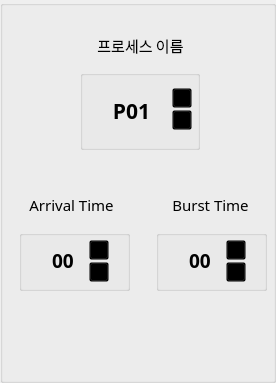
             <widget class="QGroupBox" name="gb_add">
              <property name="font">
               <font>
                <family>LINE Seed Sans KR</family>
                <pointsize>11</pointsize>
               </font>
              </property>
              <property name="cursor">
               <cursorShape>ArrowCursor</cursorShape>
              </property>
              <property name="title">
               <string/>
              </property>
              <property name="checkable">
               <bool>false</bool>
              </property>
              <widget class="QLabel" name="label_4">
               <property name="geometry">
                <rect>
                 <x>90</x>
                 <y>30</y>
                 <width>101</width>
                 <height>31</height>
                </rect>
               </property>
               <property name="font">
                <font>
                 <family>LINE Seed Sans KR</family>
                </font>
               </property>
               <property name="layoutDirection">
                <enum>Qt::LeftToRight</enum>
               </property>
               <property name="text">
                <string>프로세스 이름</string>
               </property>
               <property name="alignment">
                <set>Qt::AlignCenter</set>
               </property>
              </widget>
              <widget class="QPushButton" name="pb_savep">
               <property name="geometry">
                <rect>
                 <x>30</x>
                 <y>340</y>
                 <width>101</width>
                 <height>34</height>
                </rect>
               </property>
               <property name="font">
                <font>
                 <family>LINE Seed Sans KR</family>
                 <pointsize>10</pointsize>
                 <weight>50</weight>
                 <bold>false</bold>
                </font>
               </property>
               <property name="cursor">
                <cursorShape>PointingHandCursor</cursorShape>
               </property>
               <property name="toolTip">
                <string>&lt;html&gt;&lt;head/&gt;&lt;body&gt;&lt;p&gt;작성한 프로세스 정보를 추가합니다.&lt;/p&gt;&lt;/body&gt;&lt;/html&gt;</string>
               </property>
               <property name="text">
                <string/>
               </property>
               <property name="icon">
                <iconset>
                 <normaloff>logo/plus.png</normaloff>logo/plus.png</iconset>
               </property>
               <property name="iconSize">
                <size>
                 <width>30</width>
                 <height>30</height>
                </size>
               </property>
               <property name="flat">
                <bool>true</bool>
               </property>
              </widget>
              <widget class="QPushButton" name="pb_resetp">
               <property name="geometry">
                <rect>
                 <x>150</x>
                 <y>340</y>
                 <width>112</width>
                 <height>34</height>
                </rect>
               </property>
               <property name="font">
                <font>
                 <family>LINE Seed Sans KR</family>
                 <pointsize>10</pointsize>
                </font>
               </property>
               <property name="cursor">
                <cursorShape>PointingHandCursor</cursorShape>
               </property>
               <property name="toolTip">
                <string>&lt;html&gt;&lt;head/&gt;&lt;body&gt;&lt;p&gt;작성중인 프로세스 정보를 초기화합니다.&lt;/p&gt;&lt;/body&gt;&lt;/html&gt;</string>
               </property>
               <property name="text">
                <string/>
               </property>
               <property name="icon">
                <iconset>
                 <normaloff>logo/minus.png</normaloff>logo/minus.png</iconset>
               </property>
               <property name="iconSize">
                <size>
                 <width>24</width>
                 <height>24</height>
                </size>
               </property>
               <property name="flat">
                <bool>true</bool>
               </property>
              </widget>
              <widget class="QGroupBox" name="groupBox_5">
               <property name="geometry">
                <rect>
                 <x>80</x>
                 <y>70</y>
                 <width>120</width>
                 <height>80</height>
                </rect>
               </property>
               <property name="toolTip">
                <string>&lt;html&gt;&lt;head/&gt;&lt;body&gt;&lt;p&gt;프로세스 이름을 설정합니다.&lt;/p&gt;&lt;/body&gt;&lt;/html&gt;</string>
               </property>
               <property name="styleSheet">
                <string notr="true">background-color: rgba(0, 0, 0, 0.0)</string>
               </property>
               <property name="title">
                <string/>
               </property>
               <widget class="QPushButton" name="pb_down1">
                <property name="geometry">
                 <rect>
                  <x>92</x>
                  <y>40</y>
                  <width>20</width>
                  <height>20</height>
                 </rect>
                </property>
                <property name="styleSheet">
                 <string notr="true">background-color: rgba(0, 0, 0, 0.0)</string>
                </property>
                <property name="text">
                 <string/>
                </property>
                <property name="icon">
                 <iconset>
                  <normaloff>logo/down.png</normaloff>logo/down.png</iconset>
                </property>
                <property name="iconSize">
                 <size>
                  <width>20</width>
                  <height>20</height>
                 </size>
                </property>
                <property name="autoRepeat">
                 <bool>true</bool>
                </property>
               </widget>
               <widget class="QPushButton" name="pb_up1">
                <property name="geometry">
                 <rect>
                  <x>92</x>
                  <y>18</y>
                  <width>20</width>
                  <height>20</height>
                 </rect>
                </property>
                <property name="styleSheet">
                 <string notr="true">background-color: rgba(0, 0, 0, 0.0)</string>
                </property>
                <property name="text">
                 <string/>
                </property>
                <property name="icon">
                 <iconset>
                  <normaloff>logo/up.png</normaloff>logo/up.png</iconset>
                </property>
                <property name="iconSize">
                 <size>
                  <width>20</width>
                  <height>20</height>
                 </size>
                </property>
                <property name="autoRepeat">
                 <bool>true</bool>
                </property>
               </widget>
               <widget class="QLabel" name="lb_add_process">
                <property name="geometry">
                 <rect>
                  <x>16</x>
                  <y>15</y>
                  <width>71</width>
                  <height>51</height>
                 </rect>
                </property>
                <property name="font">
                 <font>
                  <family>LINE Seed Sans Heavy</family>
                  <pointsize>16</pointsize>
                  <weight>75</weight>
                  <bold>true</bold>
                 </font>
                </property>
                <property name="text">
                 <string>P01</string>
                </property>
                <property name="alignment">
                 <set>Qt::AlignCenter</set>
                </property>
               </widget>
              </widget>
              <widget class="QLabel" name="label_6">
               <property name="geometry">
                <rect>
                 <x>19</x>
                 <y>185</y>
                 <width>105</width>
                 <height>41</height>
                </rect>
               </property>
               <property name="font">
                <font>
                 <family>LINE Seed Sans KR</family>
                </font>
               </property>
               <property name="layoutDirection">
                <enum>Qt::LeftToRight</enum>
               </property>
               <property name="text">
                <string>&lt;html&gt;&lt;head/&gt;&lt;body&gt;&lt;p&gt;Arrival Time&lt;/p&gt;&lt;/body&gt;&lt;/html&gt;</string>
               </property>
               <property name="textFormat">
                <enum>Qt::AutoText</enum>
               </property>
               <property name="alignment">
                <set>Qt::AlignCenter</set>
               </property>
              </widget>
              <widget class="QGroupBox" name="groupBox_6">
               <property name="geometry">
                <rect>
                 <x>19</x>
                 <y>230</y>
                 <width>111</width>
                 <height>61</height>
                </rect>
               </property>
               <property name="toolTip">
                <string>&lt;html&gt;&lt;head/&gt;&lt;body&gt;&lt;p&gt;프로세스의 Arrival Time을 설정합니다.&lt;/p&gt;&lt;/body&gt;&lt;/html&gt;</string>
               </property>
               <property name="styleSheet">
                <string notr="true">background-color: rgba(0, 0, 0, 0.0)</string>
               </property>
               <property name="title">
                <string/>
               </property>
               <widget class="QPushButton" name="pb_down2">
                <property name="geometry">
                 <rect>
                  <x>70</x>
                  <y>32</y>
                  <width>20</width>
                  <height>20</height>
                 </rect>
                </property>
                <property name="styleSheet">
                 <string notr="true">background-color: rgba(0, 0, 0, 0.0)</string>
                </property>
                <property name="text">
                 <string/>
                </property>
                <property name="icon">
                 <iconset>
                  <normaloff>logo/down.png</normaloff>logo/down.png</iconset>
                </property>
                <property name="iconSize">
                 <size>
                  <width>20</width>
                  <height>20</height>
                 </size>
                </property>
                <property name="autoRepeat">
                 <bool>true</bool>
                </property>
               </widget>
               <widget class="QPushButton" name="pb_up2">
                <property name="geometry">
                 <rect>
                  <x>70</x>
                  <y>10</y>
                  <width>20</width>
                  <height>20</height>
                 </rect>
                </property>
                <property name="styleSheet">
                 <string notr="true">background-color: rgba(0, 0, 0, 0.0)</string>
                </property>
                <property name="text">
                 <string/>
                </property>
                <property name="icon">
                 <iconset>
                  <normaloff>logo/up.png</normaloff>logo/up.png</iconset>
                </property>
                <property name="iconSize">
                 <size>
                  <width>20</width>
                  <height>20</height>
                 </size>
                </property>
                <property name="autoRepeat">
                 <bool>true</bool>
                </property>
               </widget>
               <widget class="QLabel" name="lb_add_process_at">
                <property name="geometry">
                 <rect>
                  <x>6</x>
                  <y>5</y>
                  <width>71</width>
                  <height>51</height>
                 </rect>
                </property>
                <property name="font">
                 <font>
                  <family>LINE Seed Sans Heavy</family>
                  <pointsize>14</pointsize>
                  <weight>75</weight>
                  <bold>true</bold>
                 </font>
                </property>
                <property name="text">
                 <string> 00</string>
                </property>
                <property name="alignment">
                 <set>Qt::AlignCenter</set>
                </property>
               </widget>
              </widget>
              <widget class="QGroupBox" name="groupBox_7">
               <property name="geometry">
                <rect>
                 <x>156</x>
                 <y>230</y>
                 <width>111</width>
                 <height>61</height>
                </rect>
               </property>
               <property name="toolTip">
                <string>&lt;html&gt;&lt;head/&gt;&lt;body&gt;&lt;p&gt;프로세스의 Burst Time을 설정합니다.&lt;/p&gt;&lt;/body&gt;&lt;/html&gt;</string>
               </property>
               <property name="styleSheet">
                <string notr="true">background-color: rgba(0, 0, 0, 0.0)</string>
               </property>
               <property name="title">
                <string/>
               </property>
               <widget class="QPushButton" name="pb_down3">
                <property name="geometry">
                 <rect>
                  <x>70</x>
                  <y>32</y>
                  <width>20</width>
                  <height>20</height>
                 </rect>
                </property>
                <property name="styleSheet">
                 <string notr="true">background-color: rgba(0, 0, 0, 0.0)</string>
                </property>
                <property name="text">
                 <string/>
                </property>
                <property name="icon">
                 <iconset>
                  <normaloff>logo/down.png</normaloff>logo/down.png</iconset>
                </property>
                <property name="iconSize">
                 <size>
                  <width>20</width>
                  <height>20</height>
                 </size>
                </property>
                <property name="autoRepeat">
                 <bool>true</bool>
                </property>
               </widget>
               <widget class="QPushButton" name="pb_up3">
                <property name="geometry">
                 <rect>
                  <x>70</x>
                  <y>10</y>
                  <width>20</width>
                  <height>20</height>
                 </rect>
                </property>
                <property name="styleSheet">
                 <string notr="true">background-color: rgba(0, 0, 0, 0.0)</string>
                </property>
                <property name="text">
                 <string/>
                </property>
                <property name="icon">
                 <iconset>
                  <normaloff>logo/up.png</normaloff>logo/up.png</iconset>
                </property>
                <property name="iconSize">
                 <size>
                  <width>20</width>
                  <height>20</height>
                 </size>
                </property>
                <property name="autoRepeat">
                 <bool>true</bool>
                </property>
               </widget>
               <widget class="QLabel" name="lb_add_process_bt">
                <property name="geometry">
                 <rect>
                  <x>6</x>
                  <y>5</y>
                  <width>71</width>
                  <height>51</height>
                 </rect>
                </property>
                <property name="font">
                 <font>
                  <family>LINE Seed Sans Heavy</family>
                  <pointsize>14</pointsize>
                  <weight>75</weight>
                  <bold>true</bold>
                 </font>
                </property>
                <property name="text">
                 <string> 00</string>
                </property>
                <property name="alignment">
                 <set>Qt::AlignCenter</set>
                </property>
               </widget>
              </widget>
              <widget class="QLabel" name="label_7">
               <property name="geometry">
                <rect>
                 <x>160</x>
                 <y>185</y>
                 <width>101</width>
                 <height>41</height>
                </rect>
               </property>
               <property name="font">
                <font>
                 <family>LINE Seed Sans KR</family>
                </font>
               </property>
               <property name="layoutDirection">
                <enum>Qt::LeftToRight</enum>
               </property>
               <property name="text">
                <string>&lt;html&gt;&lt;head/&gt;&lt;body&gt;&lt;p&gt;Burst Time&lt;/p&gt;&lt;/body&gt;&lt;/html&gt;</string>
               </property>
               <property name="textFormat">
                <enum>Qt::AutoText</enum>
               </property>
               <property name="alignment">
                <set>Qt::AlignCenter</set>
               </property>
              </widget>
             </widget>
